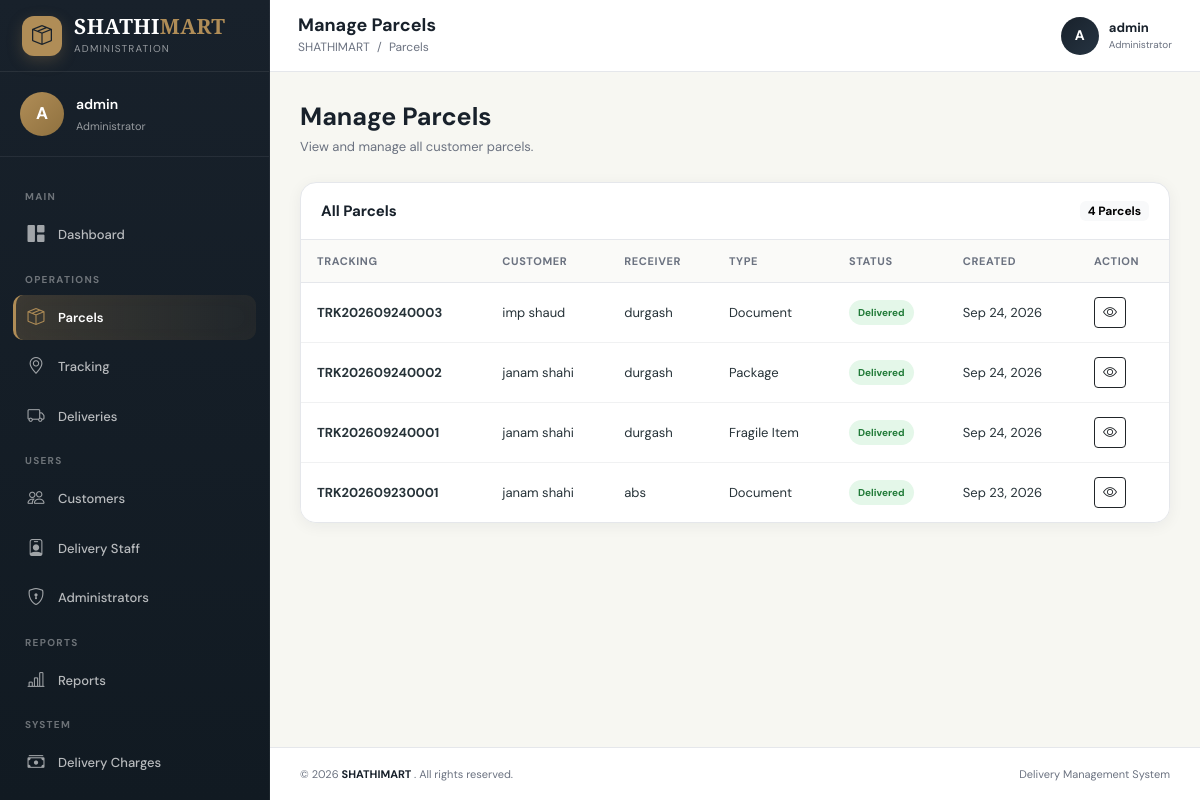
Before: /dashboard/admin/parcels/ (signed in) with the older database file.
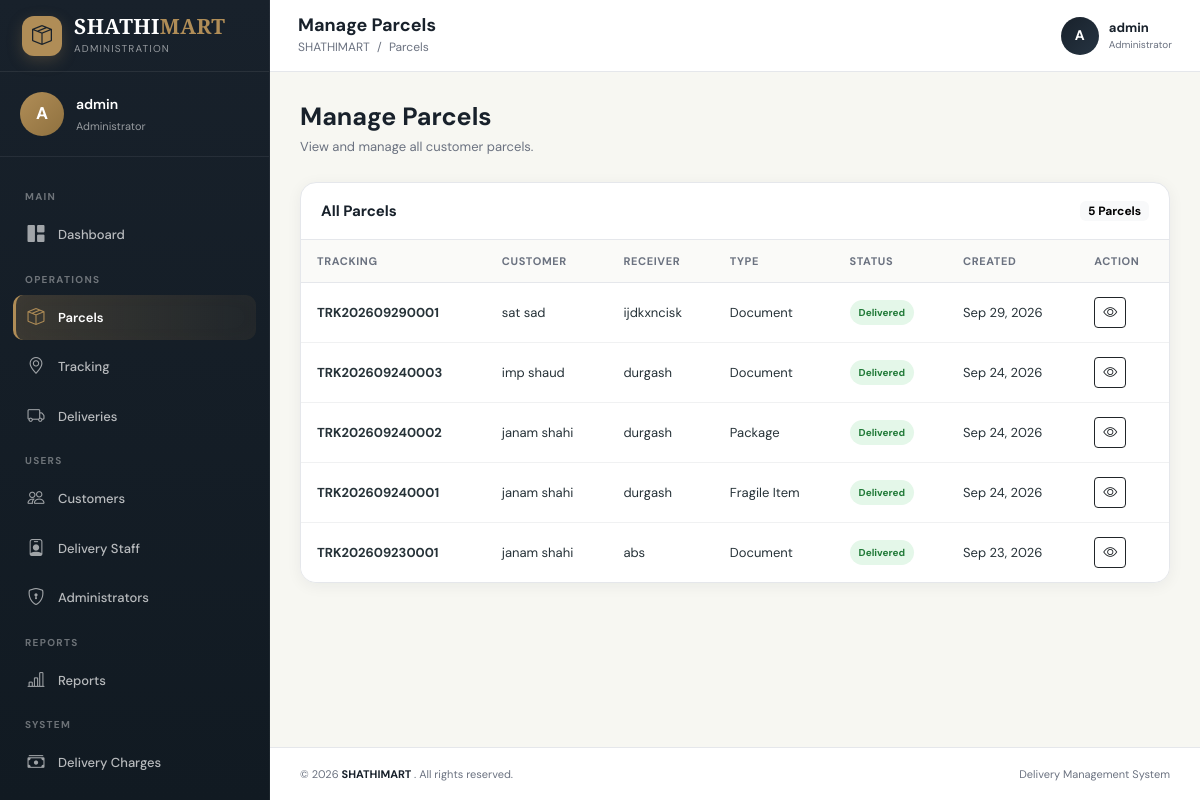
After: the same page with the newer database file.
### parcels/models.py (models this page shows, shortened)
class Parcel(models.Model):
    PARCEL_TYPE_CHOICES = [
        ('document', 'Document'),
        ('package', 'Package'),
        ('fragile', 'Fragile Item'),
        ('electronics', 'Electronics'),
        ('clothing', 'Clothing'),
        ('food', 'Food Item'),
        ('other', 'Other'),
    ]
    STATUS_CHOICES = [
        ('pending', 'Pending'),
        ('pickup_requested', 'Pickup Requested'),
        ('assigned', 'Assigned'),
        ('picked_up', 'Picked Up'),
        ('in_transit', 'In Transit'),
        ('out_for_delivery', 'Out for Delivery'),
        ('delivered', 'Delivered'),
        ('cancelled', 'Cancelled'),
        ('failed', 'Failed Delivery'),
        ('rescheduled', 'Rescheduled'),
    ]
    customer = models.ForeignKey(
        User,
        on_delete=models.CASCADE,
        related_name='parcels'
    )
    tracking_number = models.CharField(
        max_length=30,
        unique=True
    )
    sender_name = models.CharField(
        max_length=150
    )
    sender_phone = models.CharField(
        max_length=15
    )
    sender_address = models.TextField()
    receiver_name = models.CharField(
        max_length=150
    )
    receiver_phone = models.CharField(
        max_length=15
    )
    receiver_address = models.TextField()
    parcel_type = models.CharField(
        max_length=30,
        choices=PARCEL_TYPE_CHOICES,
        default='package'
    )
    weight = models.DecimalField(
        max_digits=8,
        decimal_places=2
    )
    description = models.TextField(
        blank=True
    )
    pickup_date = models.DateField(
        null=True,
        blank=True
    )
    delivery_date = models.DateField(
        null=True,
        blank=True
    )
    delivery_charge = models.DecimalField(
        max_digits=10,
        decimal_places=2,
        default=0
    )
    status = models.CharField(
        max_length=30,
        choices=STATUS_CHOICES,
        default='pending'
    )
    created_at = models.DateTimeField(
        auto_now_add=True
    )
    updated_at = models.DateTimeField(
        auto_now=True
    )
    class Meta:
        ordering = ['-created_at']
        verbose_name = 'Parcel'
        verbose_name_plural = 'Parcels'

### dashboard/views.py (the view)
@login_required(login_url="login")
def parcel_management(request):
    access = check_admin(request)
    if access:
        return access
    parcels = (
        Parcel.objects
        .select_related(
            "customer",
            "delivery",
            "delivery__delivery_staff",
        )
        .order_by("-created_at")
    )
    context = {
        "profile":
            request.user.profile,
        "parcels":
            parcels,
        "total_parcels":
            parcels.count(),
    }
    return render(
        request,
        "dashboard/parcel_management.html",
        context
    )

### dashboard/views.py (called while the page is built)
def admin_required(request):
    if not request.user.is_authenticated:
        return False
    if request.user.is_superuser:
        return True
    try:
        return request.user.profile.role == "admin"
    except CustomerProfile.DoesNotExist:
        return False

def check_admin(request):
    if not request.user.is_authenticated:
        return redirect("login")
    if not admin_required(request):
        messages.error(
            request,
            "Administrator access required."
        )
        return redirect("admin_login")
    return None

### notifications/context_processors.py (called while the page is built)
def notification_context(request):
    if not request.user.is_authenticated:
        return {
            "navbar_notifications": [],
            "unread_notifications_count": 0,
        }
    notifications = Notification.objects.filter(
        user=request.user
    ).select_related(
        "parcel"
    )[:8]
    unread_count = Notification.objects.filter(
        user=request.user,
        is_read=False
    ).count()
    return {
        "navbar_notifications": notifications,
        "unread_notifications_count": unread_count,
    }

### templates/dashboard/parcel_management.html (shortened to what this page needs)
{% extends "dashboard/admin_base.html" %}
{% block parcels_active %}
active
{% endblock %}
{% block topbar_title %}
Manage Parcels
{% endblock %}
{% block breadcrumb %}
Parcels
{% endblock %}
{% block content %}
<div class="content-header">
    <div>
        <h1 class="content-title">
            Manage Parcels
        </h1>
        <p class="content-subtitle">
            View and manage all customer parcels.
        </p>
    </div>
</div>
<div class="admin-card">
    <div class="admin-card-header">
        <h5 class="admin-card-title">
            All Parcels
        </h5>
        <span class="badge text-bg-light">
            {{ total_parcels }} Parcels
        </span>
    </div>
    <div class="table-responsive">
        <table class="table admin-table">
            <thead>
                <tr>
                    <th>
                        Tracking
                    </th>
                    <th>
                        Customer
                    </th>
                    <th>
                        Receiver
                    </th>
                    <th>
                        Type
                    </th>
                    <th>
                        Status
                    </th>
                    <th>
                        Created
                    </th>
                    <th>
                        Action
                    </th>
                </tr>
            </thead>
            <tbody>
                {% for parcel in parcels %}
                <tr>
                    <td>
                        <strong>
                            {{ parcel.tracking_number }}
                        </strong>
                    </td>
                    <td>
                        {% if parcel.customer.get_full_name %}
                            {{ parcel.customer.get_full_name }}
                        {% else %}
                            {{ parcel.customer.username }}
                        {% endif %}
                    </td>
                    <td>
                        {{ parcel.receiver_name }}
                    </td>
                    <td>
                        {{ parcel.get_parcel_type_display }}
                    </td>
                    <td>
                        <span
                            class="status-badge status-{{ parcel.status }}"
                        >
                            {{ parcel.get_status_display }}
                        </span>
                    </td>
                    <td>
                        {{ parcel.created_at|date:"M d, Y" }}
                    </td>
                    <td>
                        <a
                            href="{% url 'admin_parcel_detail' parcel.id %}"
                            class="btn btn-sm btn-outline-dark"
                        >
                            <i class="bi bi-eye"></i>
                        </a>
                    </td>
                </tr>
                {% endfor %}
            </tbody>
        </table>
    </div>
</div>
{% endblock %}

Changed rows visible on the page:
added Parcel: tracking_number "TRK202609290001", customer.get_full_name "sat sad", receiver_name "ijdkxncisk", parcel_type "Document", status "Delivered", created_at "Sep 29, 2026"
Other visible differences:
{{ total_parcels }}: "4" → "5"
